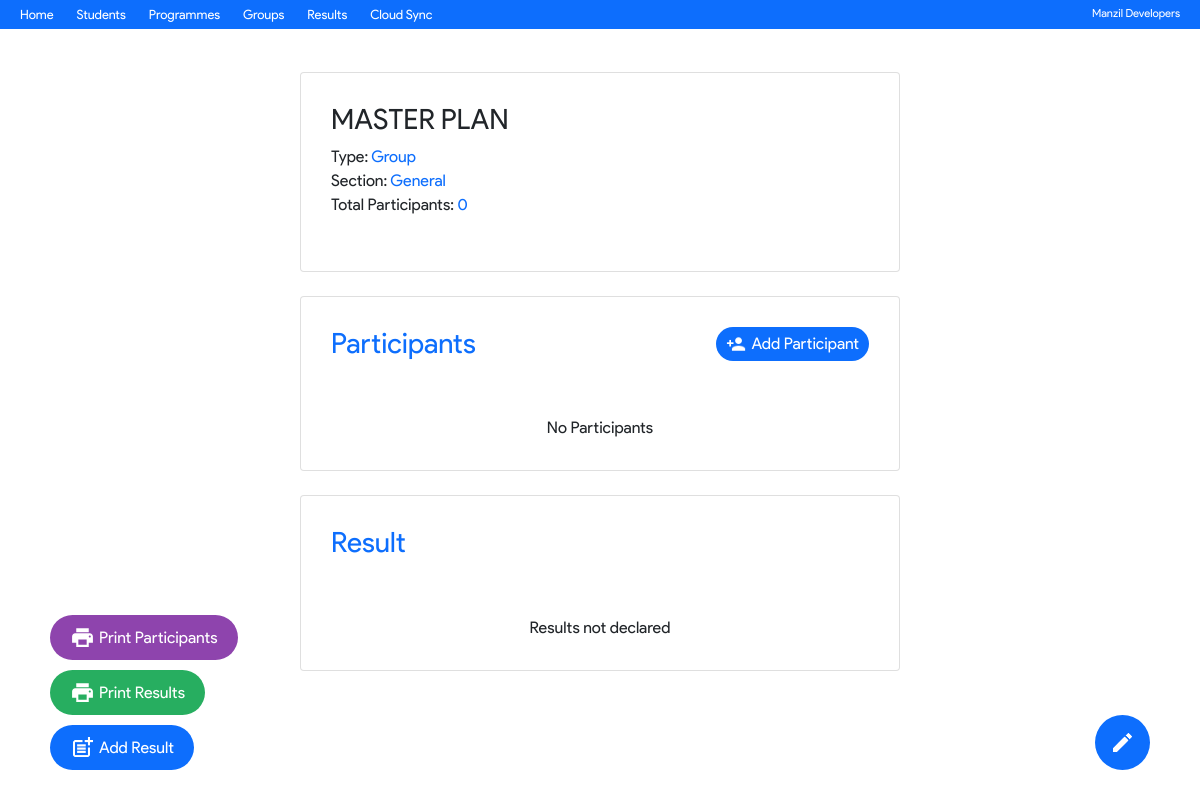
/singleProgram.php?id=5, run on the app's committed database.
### tables this page shows
CREATE TABLE `program` (
  `id` int(11) NOT NULL,
  `name` varchar(255) NOT NULL,
  `section` varchar(5) NOT NULL,
  `addedOn` timestamp NOT NULL DEFAULT current_timestamp(),
  `type` varchar(5) DEFAULT NULL,
  `isCompleted` int(1) DEFAULT NULL,
  `resultDeclared` int(1) DEFAULT NULL,
  `rules` longtext DEFAULT NULL,
  `topics` longtext DEFAULT NULL
);

### inc/common.php (called while the page is built, shortened)
<?php
function getSection($sec)
{
  switch ($sec) {
        case 'gn':
          return "General";
          break;
  }
}
function getProgramType($code)
{
  if ($code == 's') {
    return "Individual";
  } else {
    return "Group";
  }
}

### singleProgram.php (the view, shortened to what this page needs)
<!DOCTYPE html>
<html lang="en">
<head>
<?php include 'inc/head.php';
include 'inc/common.php';
?>
    <link rel="stylesheet" href="css/style.css">
</head>
<body>
   <?php include'inc/nav.php';
   $id = mysqli_real_escape_string($conn, $_GET['id']);
   $sql = "SELECT * FROM program WHERE id=$id";
   $res = mysqli_query($conn, $sql);
   $row = mysqli_fetch_assoc($res);
   ?>
<div class="card centerCard">
<?php
$name = $row['name'];
echo '<h3>'.$row['name'].'</h3>';
echo '<div>Type: <span class="grName">'.getProgramType($row['type']).'</span></div>';
echo '<div>Section: <span class="grName">'.getSection( $row['section']).'</span></div>';
$participantSql = "SELECT * FROM programlist WHERE programid = $id";
$particRes = mysqli_query($conn, $participantSql);
$num_rows = mysqli_num_rows($particRes);
echo '<div>Total Participants: <span class="grName">'.$num_rows.'</span></div>';
?>
<br>
</div>
<br>
<div class="card centerCard" id="partis">
<div class="subHeading"><h3 style="color: #0D6EFD;">Participants</h3>
<a href="addParticipant.php?id=<?php echo $id;?>&name=<?php echo $row['name']; ?>">
<div class="subBtn">
<img src="img/add_person.png" style="width: 20px; margin-right:5px;" alt="">
Add Participant</div></a>
</div>
<?php
if(mysqli_num_rows($particRes)>0){
    while($row1 = mysqli_fetch_assoc($particRes)){
        $sngleId =  $row1['studentid'];
        $singleSQL = "SELECT name, chest FROM students WHERE id=$sngleId";
        $sngleRes = mysqli_query($conn, $singleSQL);
        $r = mysqli_fetch_assoc($sngleRes);
        $finalRowId =  $row1['id'];
        echo '<a href="singleStudent.php?id='.$row1['studentid'].'" style="color:#000;">
        <div class="snRow">
        <div class="distance">
        <div style="display:flex;">
        '.$r['name'].' <span class="chestNum">'.$r['chest'].'</span></div>
        <a onClick="deleteParticipant('.$finalRowId.')">
        <div class="dlt"><img src="img/delete.png" width="25px" alt="">
        </div></a>
        </div>
        </div></a>';
    }
}else{
    echo'<br><br><center>No Participants</center>';
}
?>
</div>
<br>
<div class="card centerCard" id="partis">
<div class="subHeading"><h3 style="color: #0D6EFD;">Result</h3>
</div>
<?php
$resultSQL = "SELECT * FROM programlist WHERE programid = $id AND rank>0 ORDER BY rank ASC";
$resultRes = mysqli_query($conn, $resultSQL);
if(mysqli_num_rows($resultRes)>0){
        while($row2 = mysqli_fetch_assoc($resultRes)){
            $sngleId =  $row2['studentid'];
            $singleSQL = "SELECT name, chest FROM students WHERE id=$sngleId";
            $sngleRes = mysqli_query($conn, $singleSQL);
            $r2 = mysqli_fetch_assoc($sngleRes);
            $finalRowId =  $row2['id'];
            echo '<a href="singleStudent.php?id='.$row2['studentid'].'" style="color:#000;">
            <div class="snRow">
            <div class="distance">
            <div style="display:flex;">
            <span class="rank">'.$row2['rank'].'</span>
            '.$r2['name'].' <span class="chestNum">'.$r2['chest'].'</span></div>
            </div>
            </div></a>';
        }
}else{
    echo'<br><br><center>Results not declared</center>';
}
?>
</div>
<a href="editProgram.php?id=<?php echo $id; ?>">
<div class="floating">
<img src="img/edit.png" width="25px" alt="">
</div>
</a>
<a href="addResult.php?id=<?php echo $id; ?>">
<div class="floatingLeft">
<img src="img/add_result.png" style="margin-right: 4px;" width="25px" alt="">
 Add Result
</div>
</a>
<a href="print/participants.php?id=<?php echo $id; ?>&name=<?php echo $name; ?>">
<div class="floatingLeft" style="background:#8e44ad; bottom:140px;">
<img src="img/print.svg" style="margin-right: 4px;" width="25px" alt="">
 Print Participants
</div>
</a>
<a href="print/results.php?id=<?php echo $id; ?>&name=<?php echo $name; ?>">
<div class="floatingLeft" style="background:#27ae60; bottom:85px;">
<img src="img/print.svg" style="margin-right: 4px;" width="25px" alt="">
 Print Results
</div>
</a>
</body>
</html>

### css/style.css (style rules this page uses)
body { font-family: 'MGregular'; margin: 0; }
body a { text-decoration: none; }
.centerCard { width: 50%; margin-left: 25%; padding: 30px; }
.grName { color: #0D6EFD; }
.floating { position: fixed; right: 50px; bottom: 30px; background: #0D6EFD; color: #fff; padding: 10px; border-radius: 50%; height: 55px; width: 55px; display: -webkit-box; display: -ms-flexbox; display: flex; -webkit-box-align: center; -ms-flex-align: center; align-items: center; -webkit-box-pack: center; -ms-flex-pack: center; justify-content: center; text-align: center; vertical-align: middle; }
.floatingLeft { position: fixed; left: 50px; bottom: 30px; background: #0D6EFD; color: #fff; padding: 10px 20px; border-radius: 50px; display: -webkit-box; display: -ms-flexbox; display: flex; -webkit-box-align: center; -ms-flex-align: center; align-items: center; -webkit-box-pack: center; -ms-flex-pack: center; justify-content: center; text-align: center; vertical-align: middle; }
.subHeading { display: -webkit-box; display: -ms-flexbox; display: flex; -webkit-box-pack: justify; -ms-flex-pack: justify; justify-content: space-between; }
.subHeading .subBtn { background: #0D6EFD; padding: 5px 10px; border-radius: 50px; color: #fff; display: -webkit-box; display: -ms-flexbox; display: flex; -webkit-box-align: center; -ms-flex-align: center; align-items: center; -webkit-box-pack: center; -ms-flex-pack: center; justify-content: center; -webkit-user-select: none; -moz-user-select: none; -ms-user-select: none; user-select: none; }

### data on the page
program: name "MASTER PLAN", type "Group", section "General"

### other printed values
$num_rows "0"
